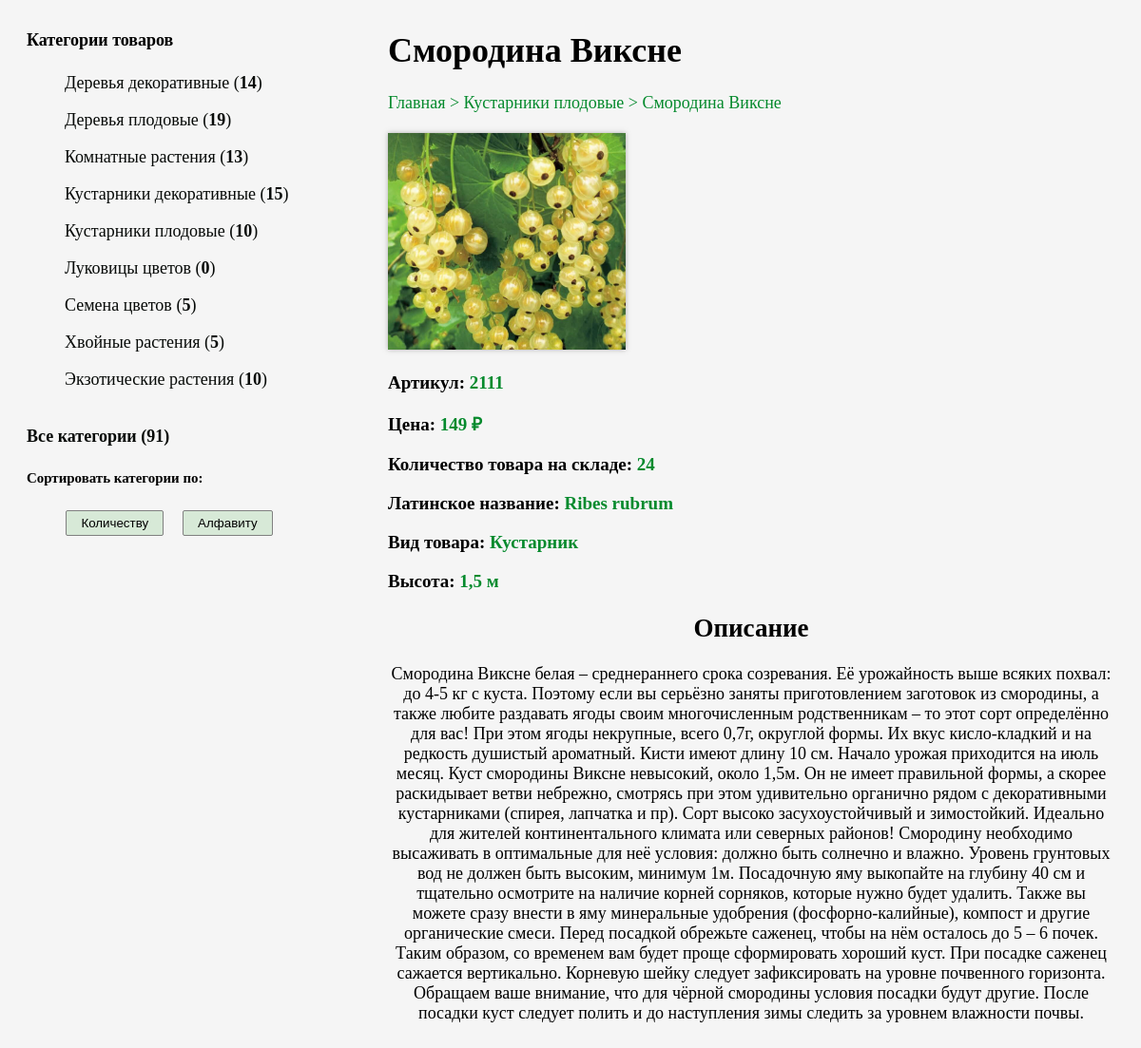
Screenshot of /?product-card=2 with the database file from the repository.
### tables this page shows
CREATE TABLE "plants" (
  "id" integer NOT NULL PRIMARY KEY AUTOINCREMENT,
  "product" text NULL,
  "price" real NULL,
  "category_id" integer NULL,
  "link" text NULL,
  "article" integer NULL,
  "stock_amount" integer NULL,
  "height" text NULL,
  "latin" text NULL,
  "product_kind" text NULL,
  "bloom" text NULL,
  "maturation" text NULL,
  "full_description" text NULL
);

CREATE TABLE "categories" (
  "id" integer NOT NULL,
  "category" text NOT NULL
);

### index.php (the view, shortened to what this page needs)
<!DOCTYPE html>
<html lang="en">
<head>
</head>
<body>
    <div class="container">
    <?php
    $sort = isset($_GET['sort']) ? '&sort='.$_GET['sort'] : '';
    $cat = isset($_GET['category']) ? '&category='.$_GET['category'] : '';
    $card = isset($_GET['product-card']) ? '&product-card='.$_GET['product-card'] : '';
    $pageNum = isset($_GET['page']) ? '&page='.$_GET['page'] : '';
try {
    $db = new SQLite3('shopdb.sqlite');
    $categories = $db->query('SELECT category, count(product) FROM `categories` LEFT JOIN `plants` ON categories.id = plants.category_id GROUP BY category');
    $categoriesCount=[];
    while ($row = $categories->fetchArray(1)) {
        $categoriesCount[]=$row;
    }
    ?>
        <div class="left-menu">
            <h4>Категории товаров</h4>
            <?php $totalAmont=0; ?>
            <?php
            foreach ($categoriesCount as $category) {
                ?>
            <ul>
                <li>
                    <a href="?category=<?=$category['category'].$sort?>"><?=$category['category']?> (<b><?=$category['count(product)']?></b>)</a>
                </li>
            </ul>
            <?php $totalAmont += $category['count(product)'];
            }?>
            <br><a href='/?<?=$sort?>'><b>Все категории (<?=$totalAmont?>)</b></a>
            <h5>Сортировать категории по:</h5>
            <div class="buttons">
                <a href="?sort=amount<?=$cat.$card?>"><button>Количеству</button></a>
                <a href="?sort=abc<?=$cat.$card?>"><button>Алфавиту</button></a>
            </div>
        </div>
        <div class="right-side">
            <?php
            if (isset($_GET['product-card'])) {
                $prod=$_GET['product-card'];
                $productCard = $db->query('SELECT * FROM `categories`  LEFT JOIN `plants`ON plants.category_id = categories.id WHERE plants.id = "'.$prod.'" ');
                $productDescription=[];
                while ($row = $productCard->fetchArray(1)) {
                    $productDescription=$row;
                 }?>
                <h1><?=$productDescription['product']?></h1>
                <div class="product-card">
                    <a class="bread" href="/?<?=$sort?>">Главная</a>
                    <a class="bread" href="/?category=<?=$productDescription['category'].$sort.$pageNum?>"><?=$productDescription['category']?></a>
                    <span><?=$productDescription['product']?></span><br><br>
                    <img width="250" style="box-shadow: 0 0 5px rgba(109, 106, 106, 0.5);" class="img-preview" onclick="changeSizeImage(this)"  src="<?=$productDescription['link']?>" alt="<?=$productDescription['product']?>">
                <div class="description">
                    <p>Артикул: <span><?=$productDescription['article']?></span></p>
                    <p>Цена: <span><?=$productDescription['price']?> &#8381;</span></p>
                    <p>Количество товара на складе: <span><?php echo $productDescription['stock_amount']==NULL ? '<span style="color:red;">Товар закончился!</span>' :  $productDescription['stock_amount']; ?> </span></p>
                    <?php if($productDescription['latin'] != NULL) { ?> <p>Латинское название: <span><?=$productDescription['latin']?></span></p> <?php } else{} ?>
                    <p>Вид товара: <span><?=$productDescription['product_kind']?></span></p>
                    <p>Высота: <span><?=$productDescription['height']?></span></p>
                </div>
                <div class="full-description">
                    <h2>Описание</h2>
                    <p><?=$productDescription['full_description']?></p>
                </div>
            </div>
            <?php
        }
?>
        </div>
<?php
}
catch(PDOException $e) {
    echo "UError #1873: Произошла ошибка в работе с базой данных...";
    exit();
}?>
    </div>
</body>
</html>

### index.php (style rules this page uses)
html, body { background: rgb(245, 245, 245); font-size: 18px; }
ul { list-style-type: none; }
.left-menu { min-width: 300px; }
a { color:rgb(7, 10, 8); text-decoration: none; }
.container { display: flex; gap: 30px; padding: 0 20px; }
.right-side { margin-left: 50px; flex-grow: 1; }
.buttons { display: flex; gap: 20px; flex-wrap: wrap; justify-content: center; }
button { background: rgb(215, 233, 215); border: 1px solid gray; border-radius: 2px; padding: 5px 15px; }
span, .bread { color:rgb(5, 138, 45); }
.bread::after { content: ' >'; }
.description { font-weight: 700; margin-top: 15px; font-size: 19px; }
.full-description { text-align: center; }

### rows the page displays
plants: product "Смородина Виксне", categories.category "Кустарники плодовые", link (picture), article "2111", price "149", stock_amount "24", latin "Ribes rubrum", product_kind "Кустарник", height "1,5 м", full_description "Смородина Виксне белая – среднераннего срока созревания. Её урожайность выше всяких похвал: до 4-5 кг с куста. Поэтому если вы серьёзно заняты приготовлением заготовок из смородины, а также любите раздавать ягоды своим многочисленным родственникам – то этот сорт определённо для вас! При этом ягоды некрупные, всего 0,7г, округлой формы. Их вкус кисло-кладкий и на редкость душистый ароматный. Кисти имеют длину 10 см. Начало урожая приходится на июль месяц. Куст смородины Виксне невысокий, около 1,5м. Он не имеет правильной формы, а скорее раскидывает ветви небрежно, смотрясь при этом удивительно органично рядом с декоративными кустарниками (спирея, лапчатка и пр). Сорт высоко засухоустойчивый…"

### other values shown
$category['category'] "Деревья декоративные"
$category['count(product)'] "14"
$category['category'] "Деревья плодовые"
$category['count(product)'] "19"
$category['category'] "Комнатные растения"
$category['count(product)'] "13"
$category['category'] "Кустарники декоративные"
$category['count(product)'] "15"
$category['category'] "Кустарники плодовые"
$category['count(product)'] "10"
$category['category'] "Луковицы цветов"
$category['count(product)'] "0"
$category['category'] "Семена цветов"
$category['count(product)'] "5"
$category['category'] "Хвойные растения"
